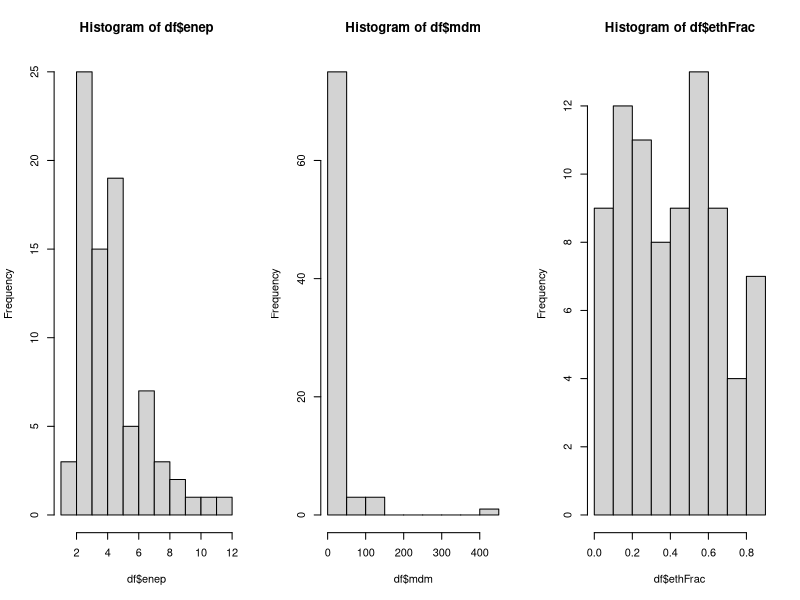
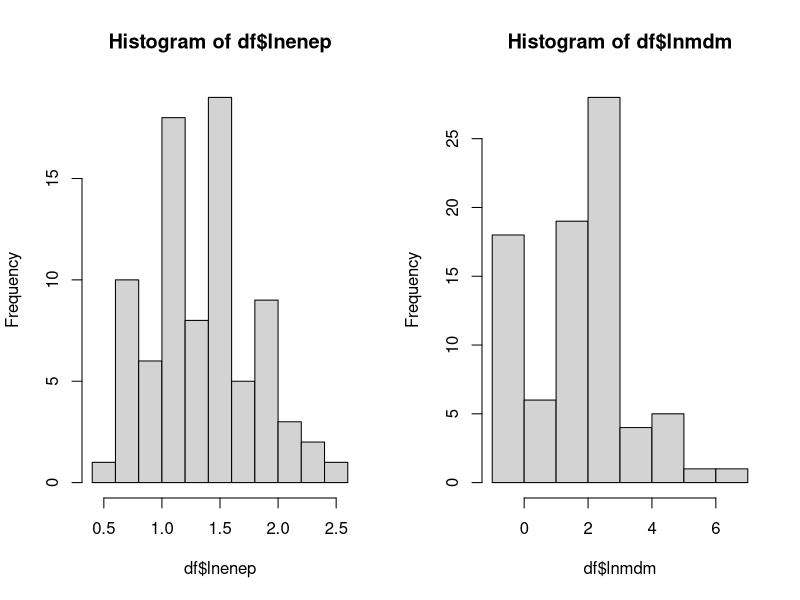
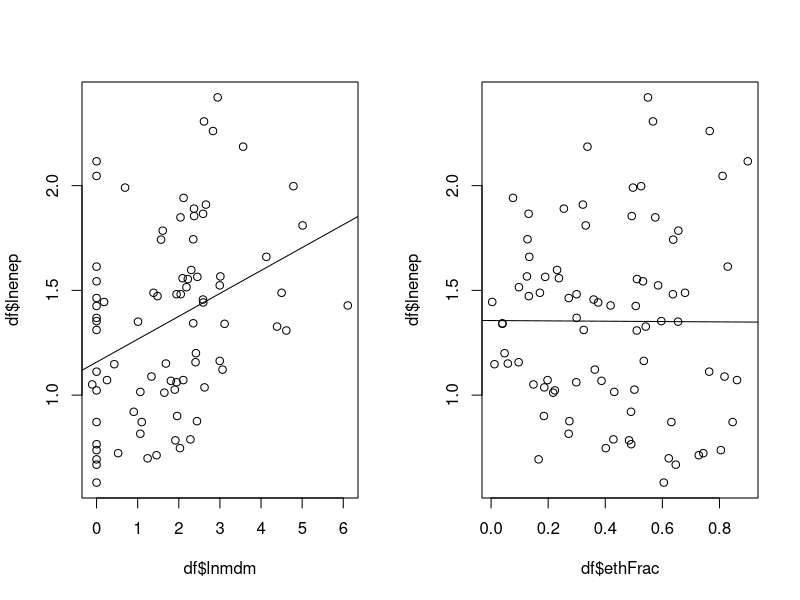

Reproduce these figures in R, in order.
## ---- chunk 1
# Read in the data
df <- read.csv("qog_data.csv", as.is=T)

# Take a first look at the data
head(df)

# List the countries in the dataset
df$country
## ---- chunk 2
par(mfrow=c(1,3)) # This prints the plots side by side (1 col, 3 rows)
hist(df$enep)
hist(df$mdm)
hist(df$ethFrac)
## ---- chunk 3
df$lnenep <- log(df$enep)
df$lnmdm <- log(df$mdm)
par(mfrow=c(1,2)) # This prints the plots side by side (1 col, 2 rows)
hist(df$lnenep)
hist(df$lnmdm)
## ---- chunk 4
par(mfrow=c(1,2)) # This prints the plots side by side (1 col, 2 rows)
plot(df$lnmdm, df$lnenep)
abline(lm(lnenep ~ lnmdm, data=df))
plot(df$ethFrac, df$lnenep)
abline(lm(lnenep ~ ethFrac, data=df))
## ---- chunk 5
library(lmtest)
# This contains the coeftest function
# I just do it this way to show how to silently load a package
## ---- chunk 6
# Creating the squared variable
df$ethFracsq <- df$ethFrac^2

# Fitting the regression
m <- lm(lnenep ~ lnmdm + ethFrac + ethFracsq, data=df)
# Results (requires the 'lmtest' package)
# you could also use 'summary(m)' which comes standard with R
coeftest(m)
